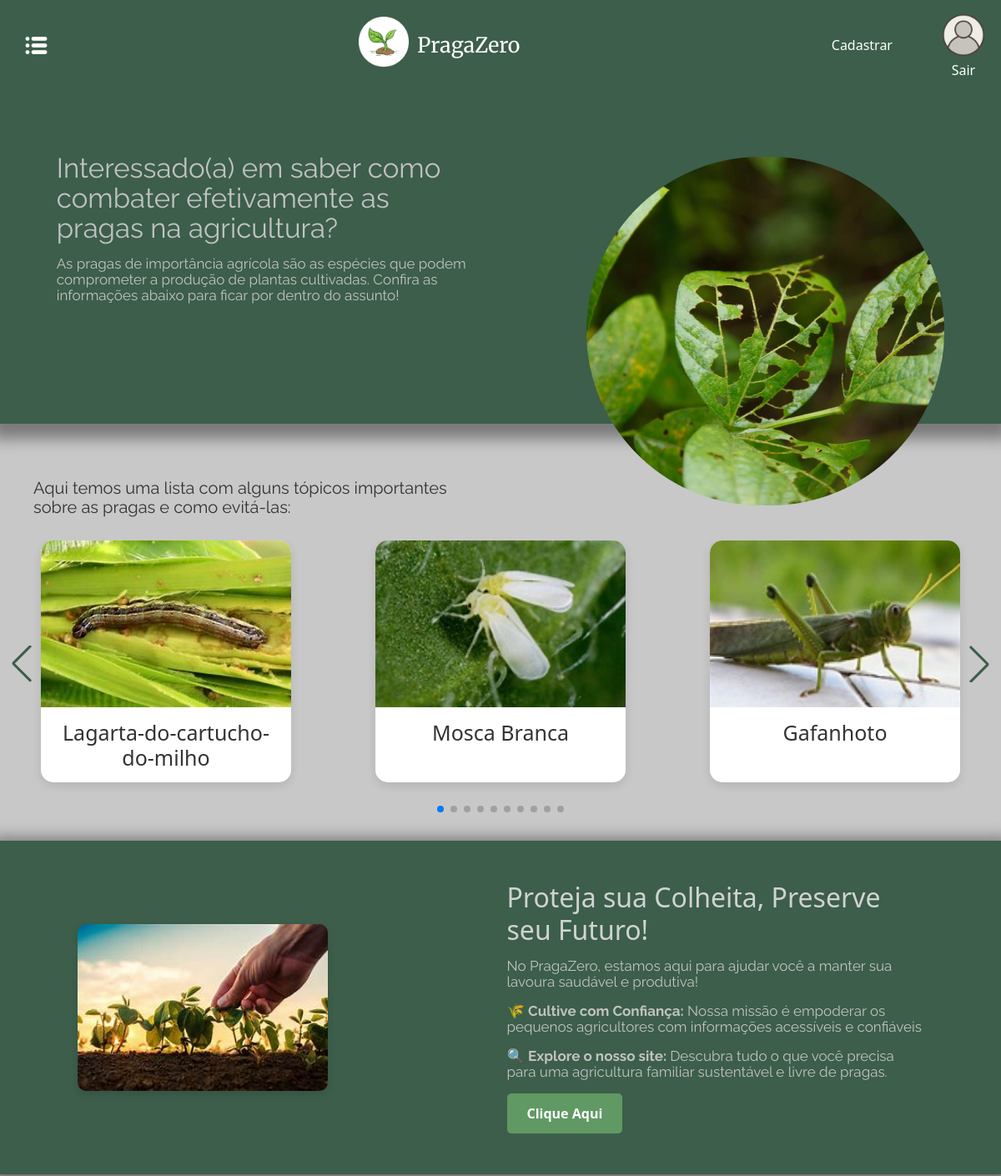
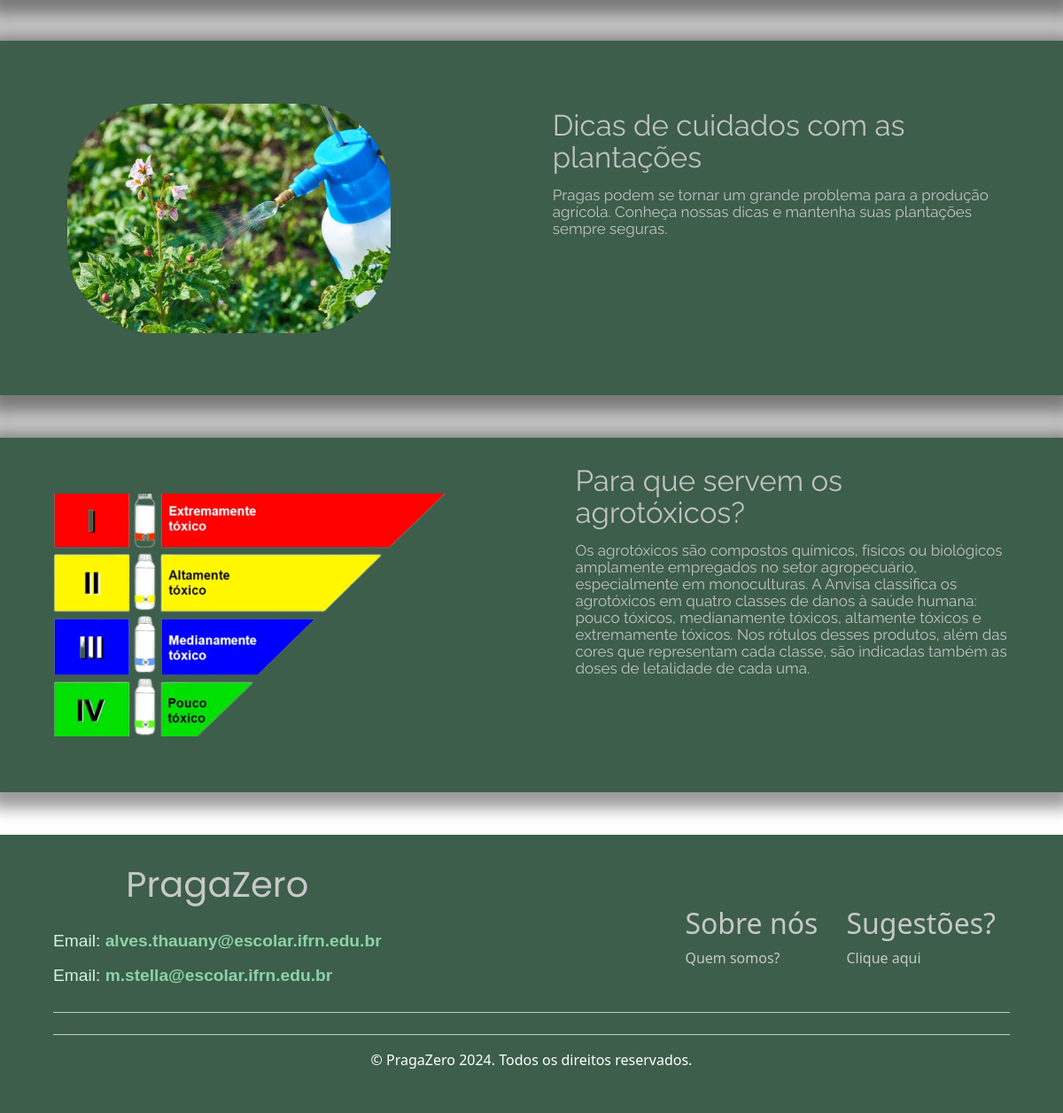
The app's page / (signed in) with its own data (2 pictures, top to bottom).
### agro/models.py (models this page shows, shortened)
class Praga(models.Model):
    nome = models.CharField(max_length=100)
    descricao = RichTextField(verbose_name="Descrição")  # Campo formatado
    imagem = models.ImageField(
        verbose_name="Imagem",
        upload_to='imagens/pragas/',
        null=True,
        blank=True
    )
    likes = models.IntegerField(default=0)
    dislikes = models.IntegerField(default=0)
    causas = RichTextField(blank=True, null=True)  # Campo formatado
    tratamento = RichTextField(blank=True, null=True)  # Campo formatado
    class Meta:
        verbose_name = "Praga"
        verbose_name_plural = "Pragas"

### agro/views.py (the view)
# urls.py: path('', views.index, name='index'),
def index(request):
    pragas = Praga.objects.all()
    return render(request, 'index.html', {'pragas': pragas})

### agro/templates/index.html (shortened to what this page needs)
{% extends 'base.html' %}
{% load static %}
{% block main %}
<!DOCTYPE html>
<html lang="pt">
<head>
</head>
<body>
    <main>
        <section>
            <div class="d-flex justify-content-around align-items-center mb-5">
                <div class="text" style="margin-bottom: 150px;">
                    <h1>Interessado(a) em saber como combater efetivamente as pragas na agricultura?</h1>
                    <p>As pragas de importância agrícola são as espécies que podem comprometer a produção de plantas
                        cultivadas.
                        Confira as informações abaixo para ficar por dentro do assunto!</p>
                </div>
                <div>
                    <img style="margin-top: 80px;" src="{% static 'img/image3.png' %}" alt="Informações sobre pragas">
                </div>
            </div>
        </section>
        <div class="carrosel">
            <h3 style="padding-bottom: 20px;" class="tx-carrosel h3-carrosel">Aqui temos uma lista com alguns tópicos
                importantes sobre as pragas e
                como evitá-las:</h3>
            <div class="swiper-container">
                <div class="swiper-wrapper">
                    {% for praga in pragas %}
                    <div class="swiper-slide">
                        <div class="praga-item">
                            <a href="{% url 'agro:agro_detalhe' praga.id %}">
                                <div class="praga-image-wrapper">
                                    <img src="{{ praga.imagem.url }}" alt="{{ praga.nome }}" class="praga-image">
                                </div>
                                <h2 class="praga-title">{{ praga.nome|slice:":50" }}</h2>
                            </a>
                        </div>
                    </div>
                    {% empty %}
                    <p>Nenhuma praga cadastrada.</p>
                    {% endfor %}
                </div>
                <div class="swiper-button-prev"></div>
                <div class="swiper-button-next"></div>
                <div class="swiper-pagination"></div>
            </div>
        </div>
        <section class="info-section d-flex justify-content-center align-items-center mb-5">
            <div class="d-flex justify-content-around align-items-center w-100">
                <div class="info-image" style="margin-right: 15px;">
                    <img src="{% static 'img/agricultura.jpg' %}" alt="Informações sobre a plantação">
                </div>
                <div style="margin-left: 15px;" class="text">
                    <h2 style="text-align: start; color: #d0d3d2;">Proteja sua Colheita, Preserve seu Futuro!</h2>
                    <p> No PragaZero, estamos aqui para ajudar você a manter sua lavoura saudável e produtiva!</p>
                    <p>🌾 <strong>Cultive com Confiança:</strong> Nossa missão é empoderar os pequenos agricultores com
                        informações acessíveis e confiáveis</p>
                    <p>🔍 <strong>Explore o nosso site: </strong> Descubra tudo o que você precisa para uma agricultura
                        familiar sustentável e livre de pragas. </p>
                    <a href="{% url 'agro:agro_list' %}" class="info-button">Clique Aqui</a>
                </div>
            </div>
        </section>
        <section class="d-flex justify-content-center align-items-center mb-5">
            <div class="d-flex justify-content-around align-items-center w-100">
                <div style="margin-right: 15px;">
                    <img src="{% static 'img/image7.png' %}" alt="Cuidados com plantações">
                </div>
                <div style="margin-left: 15px;" class="text">
                    <h1 style="text-align: start;">Dicas de cuidados com as plantações</h1>
                    <p style="text-align: start; margin-bottom: 100px;">
                        Pragas podem se tornar um grande problema para a produção agrícola.
                        Conheça nossas dicas e mantenha suas plantações sempre seguras.</p>
                </div>
            </div>
        </section>
        <section class="d-flex justify-content-center align-items-center mb-5">
            <div class="d-flex justify-content-around align-items-center w-100">
                <div style="margin-right: 15px;">
                    <img src="{% static 'img/image8.png' %}" alt="Para que servem os agrotóxicos?">
                </div>
                <div style="margin-left: 15px;" class="text">
                    <h1 style="text-align: start;">Para que servem os agrotóxicos?</h1>
                    <p style="text-align: start; margin-bottom: 100px;">Os agrotóxicos são compostos químicos, físicos
                        ou biológicos amplamente empregados no setor agropecuário, especialmente em monoculturas.
                        A Anvisa classifica os agrotóxicos em quatro classes de danos à saúde humana: pouco tóxicos,
                        medianamente tóxicos, altamente tóxicos e extremamente tóxicos. Nos rótulos desses produtos,
                        além das cores que representam cada classe, são indicadas também as doses de letalidade de cada
                        uma.</p>
                </div>
            </div>
        </section>
    </main>
    {% endblock %}

### static/css/style.css (style rules this page uses)
html, body { height: 100%; margin: 0; padding: 0; }
* { margin: 0; padding: 0; box-sizing: border-box; }
main { background: #C8C8C8; }
:root { --primary-color: #007bff; --secondary-color: #C8C8C8; --background-color: #3C5E4B; --hover-color: #0056b3; --text-color: #C8C8C8; }
section { height: 400px; background: #3C5E4B; box-shadow: 0px 7px 17px 11px rgba(0, 0, 0, 0.4); }
section h1 { font-family: Raleway, sans-serif; font-size: 33px; font-weight: 400; line-height: 36px; color: #C2C2C2; }
section p { margin-top: 15px; font-family: Raleway, sans-serif; font-size: 17px; font-weight: 400; line-height: 19px; color: #C2C2C2; }
.text { width: 500px; }
.carrosel { height: 500px; display: flex; flex-direction: column; justify-content: center; align-items: center; }
.tx-carrosel { font-family: Raleway, sans-serif; font-size: 20px; font-weight: 400; line-height: 23px; color: #333333; margin-top: 15px; }
.h3-carrosel { align-self: flex-start; max-width: 500px; margin-left: 40px; padding-top: 30px; }
a { text-decoration: none; }
h3, h4 { text-align: left; color: #333333; margin-left: 20px; }
h3 { font-size: 1.5rem; }
h1, h2 { color: #ffffff; }
p, span { color: #ffffff; }

### agro/templates/index.html (style rules this page uses)
.swiper-button-prev, .swiper-button-next { position: absolute; top: 50%; transform: translateY(-50%); color: #3c5e4b; font-size: 20px; }
.swiper-button-prev { left: 2%; }
.swiper-button-next { right: 2%; }
.swiper-pagination { position: absolute !important; bottom: -20px; left: 0; width: 100%; text-align: center; z-index: 10; }
.swiper-wrapper { margin: 0; }
.swiper-container { position: relative; width: 100%; overflow: hidden; height: auto; margin: 0 auto; height: auto; padding-bottom: 50px; }
.swiper-slide { display: flex; justify-content: center; align-items: center; flex-shrink: 0; width: auto; }
.praga-item { width: 100%; max-width: 300px; height: 100%; max-height: 300px; background-color: #ffffff; border-radius: 15px; overflow: hidden; text-align: center; box-shadow: 0px 4px 12px rgba(0, 0, 0, 0.1); transition: transform 0.3s; }
.praga-image-wrapper { width: 100%; height: 200px; }
.praga-image { width: 100%; height: 100%; object-fit: cover; }
.praga-title { color: #333333; font-size: 25px; padding: 15px; margin: 0; }
.info-section { text-align: start; margin-bottom: 100px; }
.info-image img { max-width: 100%; border-radius: 10px; width: 300px; height: auto; box-shadow: 0 4px 10px rgba(0, 0, 0, 0.1); }
.info-button { display: inline-block; padding: 12px 24px; background-color: #609964; color: #ffffff; text-decoration: none; font-weight: 600; border-radius: 5px; transition: background-color 0.3s ease; }

### records on screen
Praga: imagem (picture), nome "Lagarta-do-cartucho-do-milho"
Praga: imagem (picture), nome "Mosca Branca"
Praga: imagem (picture), nome "Gafanhoto"
